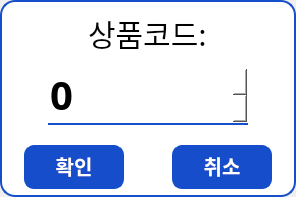
<?xml version="1.0" encoding="UTF-8"?>
<ui version="4.0">
 <class>Dialog</class>
 <widget class="QDialog" name="Dialog">
  <property name="geometry">
   <rect>
    <x>0</x>
    <y>0</y>
    <width>296</width>
    <height>197</height>
   </rect>
  </property>
  <property name="minimumSize">
   <size>
    <width>0</width>
    <height>0</height>
   </size>
  </property>
  <property name="maximumSize">
   <size>
    <width>16777215</width>
    <height>16777215</height>
   </size>
  </property>
  <property name="windowTitle">
   <string>입고</string>
  </property>
  <layout class="QVBoxLayout" name="verticalLayout">
   <property name="spacing">
    <number>0</number>
   </property>
   <property name="leftMargin">
    <number>0</number>
   </property>
   <property name="topMargin">
    <number>0</number>
   </property>
   <property name="rightMargin">
    <number>0</number>
   </property>
   <property name="bottomMargin">
    <number>0</number>
   </property>
   <item>
    <widget class="QWidget" name="widget_2" native="true">
     <property name="sizePolicy">
      <sizepolicy hsizetype="Preferred" vsizetype="Expanding">
       <horstretch>0</horstretch>
       <verstretch>0</verstretch>
      </sizepolicy>
     </property>
     <property name="maximumSize">
      <size>
       <width>16777215</width>
       <height>16777215</height>
      </size>
     </property>
     <property name="font">
      <font>
       <family>Pretendard</family>
       <pointsize>6</pointsize>
      </font>
     </property>
     <property name="styleSheet">
      <string notr="true">QWidget{
font-family: Pretendard;
background-color: rgb(255, 255, 255);
border: 2px solid #164DCA;
border-top-left-radius: 15px;
border-top-right-radius: 15px;
border-bottom:none;
}</string>
     </property>
     <layout class="QVBoxLayout" name="verticalLayout_2">
      <property name="spacing">
       <number>0</number>
      </property>
      <property name="leftMargin">
       <number>0</number>
      </property>
      <property name="topMargin">
       <number>0</number>
      </property>
      <property name="rightMargin">
       <number>0</number>
      </property>
      <property name="bottomMargin">
       <number>0</number>
      </property>
      <item alignment="Qt::AlignHCenter">
       <widget class="QLabel" name="lb_code">
        <property name="sizePolicy">
         <sizepolicy hsizetype="Preferred" vsizetype="Fixed">
          <horstretch>0</horstretch>
          <verstretch>0</verstretch>
         </sizepolicy>
        </property>
        <property name="styleSheet">
         <string notr="true">background-color: transparent;
font-size: 30px;
text-align: center;
border: none;
border-radius: 0;


</string>
        </property>
        <property name="text">
         <string>상품코드:</string>
        </property>
       </widget>
      </item>
      <item alignment="Qt::AlignHCenter">
       <widget class="QSpinBox" name="sb_num">
        <property name="sizePolicy">
         <sizepolicy hsizetype="Expanding" vsizetype="Fixed">
          <horstretch>0</horstretch>
          <verstretch>0</verstretch>
         </sizepolicy>
        </property>
        <property name="minimumSize">
         <size>
          <width>200</width>
          <height>30</height>
         </size>
        </property>
        <property name="font">
         <font>
          <family>Pretendard</family>
          <pointsize>-1</pointsize>
          <weight>62</weight>
          <bold>true</bold>
         </font>
        </property>
        <property name="styleSheet">
         <string notr="true">border: none;
border-bottom: 2px solid #164DCA;   

background-color: #fff;
    font-weight: 500;
    font-size: 40px;</string>
        </property>
       </widget>
      </item>
     </layout>
    </widget>
   </item>
   <item>
    <widget class="QWidget" name="widget_4" native="true">
     <property name="minimumSize">
      <size>
       <width>0</width>
       <height>60</height>
      </size>
     </property>
     <property name="maximumSize">
      <size>
       <width>16777215</width>
       <height>16777215</height>
      </size>
     </property>
     <property name="styleSheet">
      <string notr="true">QWidget{
font-family: Pretendard;
background-color: rgb(255, 255, 255);
border: 2px solid #164DCA;
border-bottom-left-radius: 15px;
border-bottom-right-radius: 15px;
border-top:none;
}</string>
     </property>
     <layout class="QHBoxLayout" name="horizontalLayout_2">
      <property name="spacing">
       <number>0</number>
      </property>
      <property name="leftMargin">
       <number>0</number>
      </property>
      <property name="topMargin">
       <number>0</number>
      </property>
      <property name="rightMargin">
       <number>0</number>
      </property>
      <property name="bottomMargin">
       <number>0</number>
      </property>
      <item alignment="Qt::AlignHCenter">
       <widget class="QPushButton" name="pb_check">
        <property name="minimumSize">
         <size>
          <width>100</width>
          <height>40</height>
         </size>
        </property>
        <property name="font">
         <font>
          <family>Pretendard</family>
          <pointsize>-1</pointsize>
          <weight>75</weight>
          <bold>true</bold>
         </font>
        </property>
        <property name="styleSheet">
         <string notr="true">QPushButton{
background: #164DCA;
box-shadow: 0px 2px 12px rgb(25 25 25 / 16%);
align-items: center;
color: #fff;
font-weight: 600;
font-size: 20px;
border-radius: 10px;
padding: 6px;
}</string>
        </property>
        <property name="text">
         <string>확인</string>
        </property>
       </widget>
      </item>
      <item alignment="Qt::AlignHCenter">
       <widget class="QPushButton" name="pb_cancel">
        <property name="minimumSize">
         <size>
          <width>100</width>
          <height>40</height>
         </size>
        </property>
        <property name="font">
         <font>
          <family>Pretendard</family>
          <pointsize>-1</pointsize>
          <weight>75</weight>
          <bold>true</bold>
         </font>
        </property>
        <property name="styleSheet">
         <string notr="true">QPushButton{
background: #164DCA;
box-shadow: 0px 2px 12px rgb(25 25 25 / 16%);
align-items: center;
color: #fff;
font-weight: 600;
font-size: 20px;
border-radius: 10px;
padding: 6px;
}</string>
        </property>
        <property name="text">
         <string>취소</string>
        </property>
       </widget>
      </item>
     </layout>
    </widget>
   </item>
  </layout>
 </widget>
 <resources/>
 <connections>
  <connection>
   <sender>pb_check</sender>
   <signal>clicked()</signal>
   <receiver>Dialog</receiver>
   <slot>accept()</slot>
   <hints>
    <hint type="sourcelabel">
     <x>72</x>
     <y>159</y>
    </hint>
    <hint type="destinationlabel">
     <x>-15</x>
     <y>159</y>
    </hint>
   </hints>
  </connection>
  <connection>
   <sender>pb_cancel</sender>
   <signal>clicked()</signal>
   <receiver>Dialog</receiver>
   <slot>reject()</slot>
   <hints>
    <hint type="sourcelabel">
     <x>236</x>
     <y>166</y>
    </hint>
    <hint type="destinationlabel">
     <x>359</x>
     <y>138</y>
    </hint>
   </hints>
  </connection>
 </connections>
</ui>
